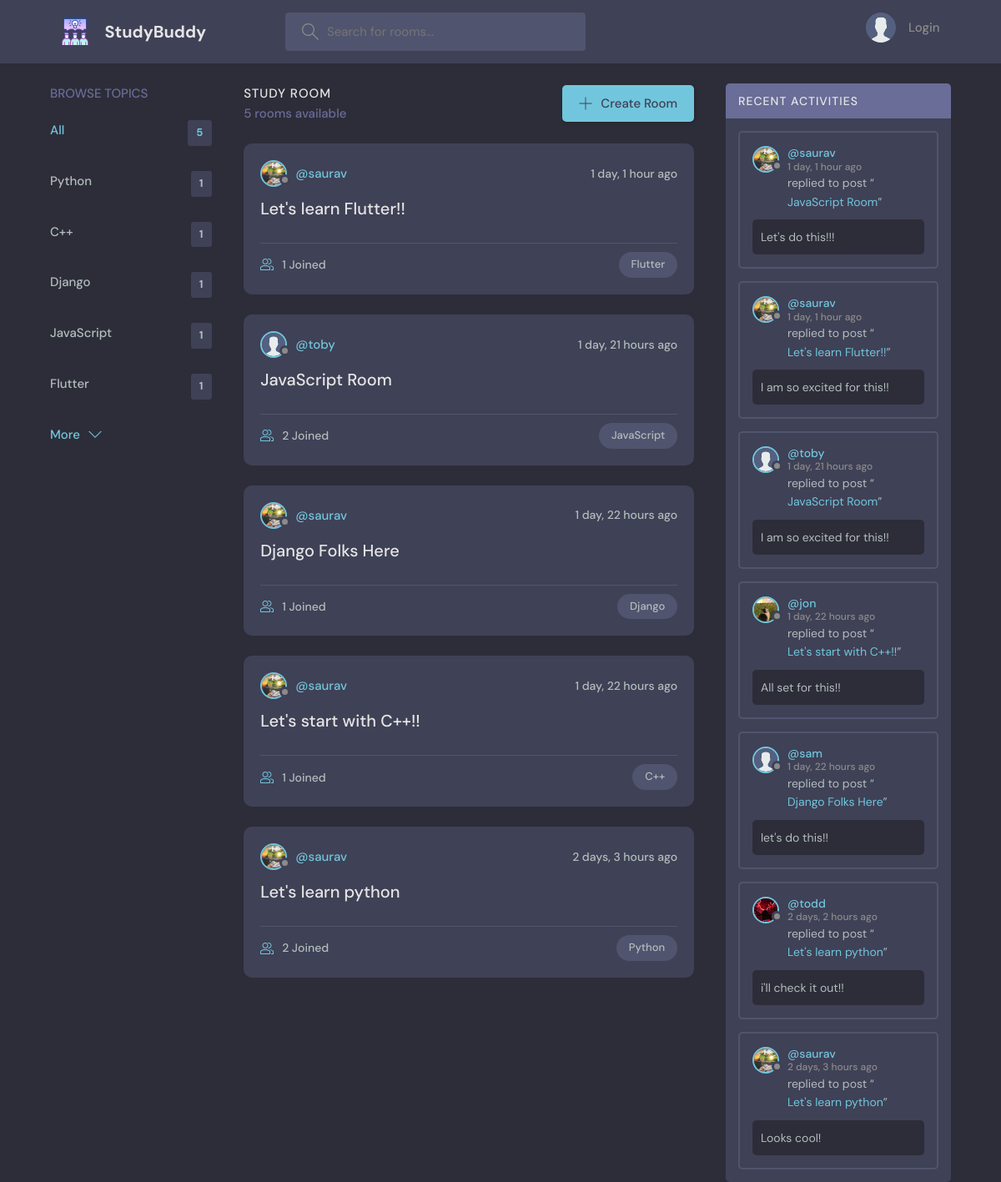
The page / on the database its author committed.
### home/models.py (models this page shows, shortened)
class Topic(models.Model):
  name = models.CharField(max_length=200)

class Room(models.Model):
  host = models.ForeignKey(User, on_delete=models.SET_NULL, null=True)
  topic = models.ForeignKey(Topic, on_delete=models.SET_NULL, null=True)
  name = models.CharField(max_length=200)
  description = models.TextField(null=True, blank=True)
  participants = models.ManyToManyField(
    User, related_name='participants', blank=True)
  updated = models.DateTimeField(auto_now=True)
  created = models.DateTimeField(auto_now_add=True)
  class Meta:
    ordering = ['-updated', '-created']
  def __str__(self):
    return self.name

class User(AbstractUser):
  name = models.CharField(max_length=100, null=True)
  email = models.EmailField(unique=True, null=True)
  bio = models.TextField(null=True)
  avatar = models.ImageField(null = True, default = "avatar.svg")
  USERNAME_field = 'email'
  REQUIRED_FIELDS = []

class Message(models.Model):
  user = models.ForeignKey(User, on_delete=models.CASCADE)
  room = models.ForeignKey(Room, on_delete=models.CASCADE)
  body = models.TextField()
  updated = models.DateTimeField(auto_now=True)
  created = models.DateTimeField(auto_now_add=True)
  class Meta:
    ordering = ['-updated', '-created']

### home/views.py (the view)
# urls.py: 2. Add a URL to urlpatterns:  path('', views.home, name='home')
def home(request):
  q = request.GET.get('q') if request.GET.get('q') != None else ''
  roomDetails = Room.objects.filter(
      Q(topic__name__icontains=q) | Q(name__icontains=q) | Q(description__icontains=q)
  )
  topics = Topic.objects.all()[0:5]
  room_count = roomDetails.count()
  room_messages = Message.objects.filter(Q(room__topic__name__icontains=q))
  context = {'roomDetails': roomDetails, 'topics': topics, 'room_count': room_count, 'room_messages': room_messages}
  return render(request, 'home/home.html', context)

### home/templates/home/home.html (shortened to what this page needs)
{% extends 'main.html' %}
{% block content %}
    <main class="layout layout--3">
      <div class="container">
        {% include 'home/topics_component.html' %}
        <div class="roomList">
          <div class="roomList__header">
            <div>
              <h2>Study Room</h2>
              <p>{{room_count}} rooms available</p>
            </div>
            <a class="btn btn--main" href="{% url 'create-room' %}">
              <svg version="1.1" xmlns="http://www.w3.org/2000/svg" width="32" height="32" viewBox="0 0 32 32">
                <title>add</title>
                <path
                  d="M16.943 0.943h-1.885v14.115h-14.115v1.885h14.115v14.115h1.885v-14.115h14.115v-1.885h-14.115v-14.115z"
                ></path>
              </svg>
              Create Room
            </a>
          </div>
          {% include 'home/feed_component.html' %}
        </div>
        {% include 'home/activity_component.html' %}
      </div>
    </main>
{% endblock content %}

### home/templates/home/topics_component.html
<div class="topics">
  <div class="topics__header">
    <h2>Browse Topics</h2>
  </div>
  <ul class="topics__list">
    <li>
      <a href="{% url 'home' %}" class="active">All <span>{{topics.count}}</span></a>
    </li>
    {% for topic in topics %}
    <li>
      <a href="{% url 'home' %}?q={{topic.name}}">{{topic.name}}<span>{{topic.room_set.all.count}}</span></a>
    </li>
    {% endfor %}
  </ul>
  <a class="btn btn--link" href="{% url 'topics' %}">
    More
    <svg version="1.1" xmlns="http://www.w3.org/2000/svg" width="32" height="32" viewBox="0 0 32 32">
      <title>chevron-down</title>
      <path d="M16 21l-13-13h-3l16 16 16-16h-3l-13 13z"></path>
    </svg>
  </a>
</div>

### home/templates/home/feed_component.html (shortened to what this page needs)
{% for rooms in roomDetails %}
<div class="roomListRoom">
  <div class="roomListRoom__header">
    <a href="{% url 'user-profile' rooms.host.id %}" class="roomListRoom__author">
      <div class="avatar avatar--small">
        <img src="{{rooms.host.avatar.url}}" />
      </div>
      <span>@{{rooms.host.username}}</span>
    </a>
    <div class="roomListRoom__actions">
      <span>{{rooms.created | timesince}} ago</span>
    </div>
  </div>
  <div class="roomListRoom__content">
    <a href="{% url 'room' rooms.id %}">{{rooms.name}}</a>
  </div>
  <div class="roomListRoom__meta">
    <a href="{% url 'room' rooms.id %}" class="roomListRoom__joined">
      {{rooms.participants.all.count}} Joined
    </a>
    <p class="roomListRoom__topic">{{rooms.topic.name}}</p>
  </div>
</div>
{% endfor %}

### home/templates/home/activity_component.html (shortened to what this page needs)
<div class="activities">
  <div class="activities__header">
    <h2>Recent Activities</h2>
  </div>
  {% for message in room_messages %}
  <div class="activities__box">
    <div class="activities__boxHeader roomListRoom__header">
      <a href="{% url 'user-profile' message.user.id %}" class="roomListRoom__author">
        <div class="avatar avatar--small">
          <img src="{{message.user.avatar.url}}" />
        </div>
        <p>
          @{{message.user}}
          <span>{{message.created|timesince}} ago</span>
        </p>
      </a>
    </div>
    <div class="activities__boxContent">
      <p>replied to post “<a href="{% url 'room' message.room.id %}">{{message.room}}</a>”</p>
      <div class="activities__boxRoomContent">
        {{message.body}}
      </div>
    </div>
  </div>
  {% endfor %}
</div>

### rows shown on the page
Topic: name "Python", room_set.all.count "1"
Topic: name "C++", room_set.all.count "1"
Topic: name "Django", room_set.all.count "1"
Topic: name "JavaScript", room_set.all.count "1"
Topic: name "Flutter", room_set.all.count "1"
Room: host.avatar (picture), host.username "saurav", created "1 day, 1 hour", name "Let's learn Flutter!!", participants.all.count "1", topic.name "Flutter"
Room: host.avatar (placeholder picture), host.username "toby", created "1 day, 21 hours", name "JavaScript Room", participants.all.count "2", topic.name "JavaScript"
Room: host.avatar (picture), host.username "saurav", created "1 day, 22 hours", name "Django Folks Here", participants.all.count "1", topic.name "Django"
Room: host.avatar (picture), host.username "saurav", created "1 day, 22 hours", name "Let's start with C++!!", participants.all.count "1", topic.name "C++"
Room: host.avatar (picture), host.username "saurav", created "2 days, 3 hours", name "Let's learn python", participants.all.count "2", topic.name "Python"
Message: user.avatar (picture), user "saurav", created "1 day, 1 hour", room "JavaScript Room", body "Let's do this!!!"
Message: user.avatar (picture), user "saurav", created "1 day, 1 hour", room "Let's learn Flutter!!", body "I am so excited for this!!"
Message: user.avatar (placeholder picture), user "toby", created "1 day, 21 hours", room "JavaScript Room", body "I am so excited for this!!"
Message: user.avatar (picture), user "jon", created "1 day, 22 hours", room "Let's start with C++!!", body "All set for this!!"
Message: user.avatar (placeholder picture), user "sam", created "1 day, 22 hours", room "Django Folks Here", body "let's do this!!"
Message: user.avatar (picture), user "todd", created "2 days, 2 hours", room "Let's learn python", body "i'll check it out!!"
Message: user.avatar (picture), user "saurav", created "2 days, 3 hours", room "Let's learn python", body "Looks cool!"

### other values the page prints
{{ topics.count }} "5"
{{ room_count }} "5"
